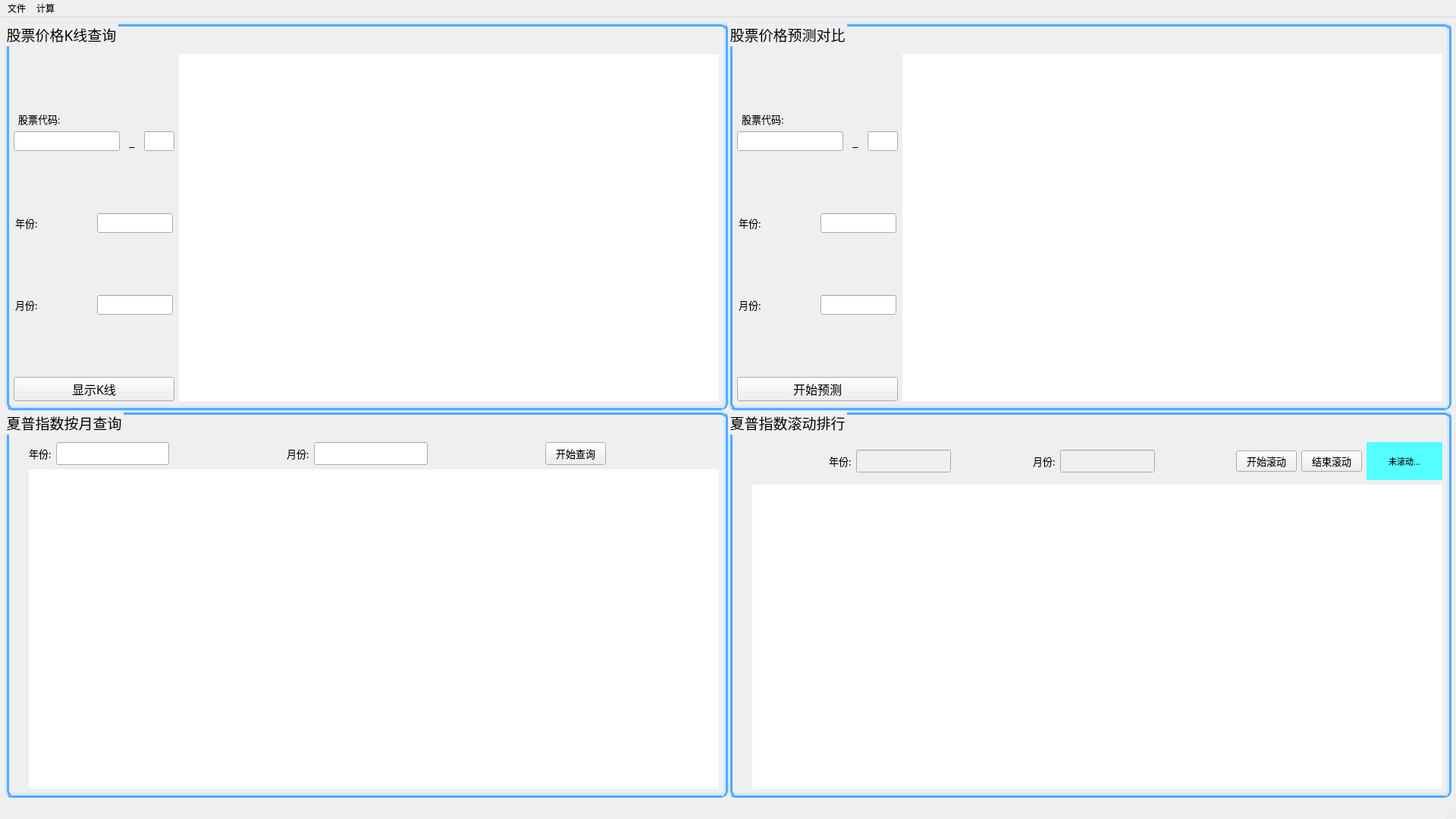
<?xml version="1.0" encoding="UTF-8"?>
<ui version="4.0">
 <class>MainWindow</class>
 <widget class="QMainWindow" name="MainWindow">
  <property name="geometry">
   <rect>
    <x>0</x>
    <y>0</y>
    <width>1920</width>
    <height>1080</height>
   </rect>
  </property>
  <property name="windowTitle">
   <string>探索股市1.0</string>
  </property>
  <property name="windowOpacity">
   <double>1.000000000000000</double>
  </property>
  <property name="autoFillBackground">
   <bool>true</bool>
  </property>
  <property name="styleSheet">
   <string notr="true">#K{border-style:ridge;border-color: rgb(85, 170, 255);border-width:6px;border-radius:10px}
#K_2{border-style:ridge;border-color: rgb(85, 170, 255);border-width:6px;border-radius:10px}
#S{border-style:ridge;border-color: rgb(85, 170, 255);border-width:6px;border-radius:10px}
#S_2{border-style:ridge;border-color: rgb(85, 170, 255);border-width:6px;border-radius:10px}
#S_yr_2{background-color: rgb(240, 240, 240);}
#S_mon_2{background-color: rgb(240, 240, 240);}
</string>
  </property>
  <property name="documentMode">
   <bool>false</bool>
  </property>
  <widget class="QWidget" name="centralwidget">
   <property name="styleSheet">
    <string notr="true"/>
   </property>
   <layout class="QGridLayout" name="gridLayout">
    <property name="leftMargin">
     <number>6</number>
    </property>
    <property name="topMargin">
     <number>6</number>
    </property>
    <property name="rightMargin">
     <number>6</number>
    </property>
    <property name="bottomMargin">
     <number>6</number>
    </property>
    <property name="spacing">
     <number>0</number>
    </property>
    <item row="0" column="1">
     <widget class="QGroupBox" name="K">
      <property name="font">
       <font>
        <family>微软雅黑</family>
        <pointsize>14</pointsize>
       </font>
      </property>
      <property name="title">
       <string>股票价格K线查询</string>
      </property>
      <property name="alignment">
       <set>Qt::AlignLeading|Qt::AlignLeft|Qt::AlignVCenter</set>
      </property>
      <layout class="QHBoxLayout" name="horizontalLayout">
       <item>
        <layout class="QVBoxLayout" name="K_v">
         <item>
          <spacer name="verticalSpacer_9">
           <property name="orientation">
            <enum>Qt::Vertical</enum>
           </property>
           <property name="sizeType">
            <enum>QSizePolicy::MinimumExpanding</enum>
           </property>
           <property name="sizeHint" stdset="0">
            <size>
             <width>20</width>
             <height>10</height>
            </size>
           </property>
          </spacer>
         </item>
         <item>
          <layout class="QHBoxLayout" name="K_h_1">
           <item>
            <widget class="QLabel" name="K_code_l">
             <property name="maximumSize">
              <size>
               <width>200</width>
               <height>16777215</height>
              </size>
             </property>
             <property name="font">
              <font>
               <family>微软雅黑</family>
               <pointsize>10</pointsize>
              </font>
             </property>
             <property name="text">
              <string>股票代码:</string>
             </property>
            </widget>
           </item>
          </layout>
         </item>
         <item>
          <layout class="QHBoxLayout" name="K_h_4">
           <item>
            <widget class="QLineEdit" name="K_code_num">
             <property name="minimumSize">
              <size>
               <width>0</width>
               <height>0</height>
              </size>
             </property>
             <property name="maximumSize">
              <size>
               <width>140</width>
               <height>16777215</height>
              </size>
             </property>
             <property name="font">
              <font>
               <family>微软雅黑</family>
               <pointsize>10</pointsize>
              </font>
             </property>
            </widget>
           </item>
           <item>
            <widget class="QLabel" name="K_slash">
             <property name="maximumSize">
              <size>
               <width>20</width>
               <height>16777215</height>
              </size>
             </property>
             <property name="font">
              <font>
               <family>微软雅黑</family>
               <pointsize>12</pointsize>
               <weight>50</weight>
               <bold>false</bold>
               <underline>false</underline>
              </font>
             </property>
             <property name="text">
              <string>_</string>
             </property>
             <property name="alignment">
              <set>Qt::AlignCenter</set>
             </property>
            </widget>
           </item>
           <item>
            <widget class="QLineEdit" name="K_code_char">
             <property name="maximumSize">
              <size>
               <width>40</width>
               <height>16777215</height>
              </size>
             </property>
             <property name="font">
              <font>
               <family>微软雅黑</family>
               <pointsize>10</pointsize>
              </font>
             </property>
            </widget>
           </item>
          </layout>
         </item>
         <item>
          <spacer name="verticalSpacer_10">
           <property name="orientation">
            <enum>Qt::Vertical</enum>
           </property>
           <property name="sizeType">
            <enum>QSizePolicy::MinimumExpanding</enum>
           </property>
           <property name="sizeHint" stdset="0">
            <size>
             <width>20</width>
             <height>10</height>
            </size>
           </property>
          </spacer>
         </item>
         <item>
          <layout class="QHBoxLayout" name="K_h_2">
           <item>
            <widget class="QLabel" name="K_yr_l">
             <property name="maximumSize">
              <size>
               <width>100</width>
               <height>16777215</height>
              </size>
             </property>
             <property name="font">
              <font>
               <family>微软雅黑</family>
               <pointsize>10</pointsize>
              </font>
             </property>
             <property name="text">
              <string>年份:</string>
             </property>
            </widget>
           </item>
           <item>
            <widget class="QLineEdit" name="K_yr">
             <property name="maximumSize">
              <size>
               <width>100</width>
               <height>16777215</height>
              </size>
             </property>
             <property name="font">
              <font>
               <family>微软雅黑</family>
               <pointsize>10</pointsize>
              </font>
             </property>
            </widget>
           </item>
          </layout>
         </item>
         <item>
          <spacer name="verticalSpacer_11">
           <property name="orientation">
            <enum>Qt::Vertical</enum>
           </property>
           <property name="sizeType">
            <enum>QSizePolicy::MinimumExpanding</enum>
           </property>
           <property name="sizeHint" stdset="0">
            <size>
             <width>20</width>
             <height>10</height>
            </size>
           </property>
          </spacer>
         </item>
         <item>
          <layout class="QHBoxLayout" name="K_h_3">
           <item>
            <widget class="QLabel" name="K_mon_l">
             <property name="maximumSize">
              <size>
               <width>100</width>
               <height>16777215</height>
              </size>
             </property>
             <property name="font">
              <font>
               <family>微软雅黑</family>
               <pointsize>10</pointsize>
              </font>
             </property>
             <property name="text">
              <string>月份:</string>
             </property>
            </widget>
           </item>
           <item>
            <widget class="QLineEdit" name="K_mon">
             <property name="maximumSize">
              <size>
               <width>100</width>
               <height>16777215</height>
              </size>
             </property>
             <property name="font">
              <font>
               <family>微软雅黑</family>
               <pointsize>10</pointsize>
              </font>
             </property>
            </widget>
           </item>
          </layout>
         </item>
         <item>
          <spacer name="verticalSpacer_12">
           <property name="orientation">
            <enum>Qt::Vertical</enum>
           </property>
           <property name="sizeType">
            <enum>QSizePolicy::MinimumExpanding</enum>
           </property>
           <property name="sizeHint" stdset="0">
            <size>
             <width>20</width>
             <height>10</height>
            </size>
           </property>
          </spacer>
         </item>
         <item>
          <widget class="QPushButton" name="K_button">
           <property name="minimumSize">
            <size>
             <width>200</width>
             <height>0</height>
            </size>
           </property>
           <property name="maximumSize">
            <size>
             <width>16777215</width>
             <height>16777215</height>
            </size>
           </property>
           <property name="font">
            <font>
             <family>微软雅黑</family>
             <pointsize>12</pointsize>
            </font>
           </property>
           <property name="text">
            <string>显示K线</string>
           </property>
          </widget>
         </item>
        </layout>
       </item>
       <item>
        <widget class="QChartView" name="K_widget" native="true">
         <property name="minimumSize">
          <size>
           <width>700</width>
           <height>0</height>
          </size>
         </property>
         <property name="font">
          <font>
           <family>微软雅黑</family>
           <pointsize>10</pointsize>
          </font>
         </property>
         <property name="styleSheet">
          <string notr="true">background-color: rgb(255, 255, 255);</string>
         </property>
        </widget>
       </item>
      </layout>
     </widget>
    </item>
    <item row="0" column="2">
     <widget class="QGroupBox" name="K_2">
      <property name="font">
       <font>
        <family>微软雅黑</family>
        <pointsize>14</pointsize>
       </font>
      </property>
      <property name="title">
       <string>股票价格预测对比</string>
      </property>
      <property name="alignment">
       <set>Qt::AlignLeading|Qt::AlignLeft|Qt::AlignVCenter</set>
      </property>
      <layout class="QHBoxLayout" name="horizontalLayout_2">
       <item>
        <layout class="QVBoxLayout" name="K_v_2">
         <item>
          <spacer name="verticalSpacer_13">
           <property name="orientation">
            <enum>Qt::Vertical</enum>
           </property>
           <property name="sizeType">
            <enum>QSizePolicy::MinimumExpanding</enum>
           </property>
           <property name="sizeHint" stdset="0">
            <size>
             <width>20</width>
             <height>10</height>
            </size>
           </property>
          </spacer>
         </item>
         <item>
          <layout class="QHBoxLayout" name="K_h_5">
           <item>
            <widget class="QLabel" name="K_code_l_2">
             <property name="maximumSize">
              <size>
               <width>200</width>
               <height>16777215</height>
              </size>
             </property>
             <property name="font">
              <font>
               <family>微软雅黑</family>
               <pointsize>10</pointsize>
              </font>
             </property>
             <property name="text">
              <string>股票代码:</string>
             </property>
            </widget>
           </item>
          </layout>
         </item>
         <item>
          <layout class="QHBoxLayout" name="K_h_6">
           <item>
            <widget class="QLineEdit" name="K_code_num_2">
             <property name="minimumSize">
              <size>
               <width>0</width>
               <height>0</height>
              </size>
             </property>
             <property name="maximumSize">
              <size>
               <width>140</width>
               <height>16777215</height>
              </size>
             </property>
             <property name="font">
              <font>
               <family>微软雅黑</family>
               <pointsize>10</pointsize>
              </font>
             </property>
            </widget>
           </item>
           <item>
            <widget class="QLabel" name="K_slash_2">
             <property name="maximumSize">
              <size>
               <width>20</width>
               <height>16777215</height>
              </size>
             </property>
             <property name="font">
              <font>
               <family>微软雅黑</family>
               <pointsize>12</pointsize>
               <weight>50</weight>
               <bold>false</bold>
               <underline>false</underline>
              </font>
             </property>
             <property name="text">
              <string>_</string>
             </property>
             <property name="alignment">
              <set>Qt::AlignCenter</set>
             </property>
            </widget>
           </item>
           <item>
            <widget class="QLineEdit" name="K_code_char_2">
             <property name="maximumSize">
              <size>
               <width>40</width>
               <height>16777215</height>
              </size>
             </property>
             <property name="font">
              <font>
               <family>微软雅黑</family>
               <pointsize>10</pointsize>
              </font>
             </property>
            </widget>
           </item>
          </layout>
         </item>
         <item>
          <spacer name="verticalSpacer_14">
           <property name="orientation">
            <enum>Qt::Vertical</enum>
           </property>
           <property name="sizeType">
            <enum>QSizePolicy::MinimumExpanding</enum>
           </property>
           <property name="sizeHint" stdset="0">
            <size>
             <width>20</width>
             <height>10</height>
            </size>
           </property>
          </spacer>
         </item>
         <item>
          <layout class="QHBoxLayout" name="K_h_7">
           <item>
            <widget class="QLabel" name="K_yr_l_2">
             <property name="maximumSize">
              <size>
               <width>100</width>
               <height>16777215</height>
              </size>
             </property>
             <property name="font">
              <font>
               <family>微软雅黑</family>
               <pointsize>10</pointsize>
              </font>
             </property>
             <property name="text">
              <string>年份:</string>
             </property>
            </widget>
           </item>
           <item>
            <widget class="QLineEdit" name="K_yr_2">
             <property name="maximumSize">
              <size>
               <width>100</width>
               <height>16777215</height>
              </size>
             </property>
             <property name="font">
              <font>
               <family>微软雅黑</family>
               <pointsize>10</pointsize>
              </font>
             </property>
            </widget>
           </item>
          </layout>
         </item>
         <item>
          <spacer name="verticalSpacer_15">
           <property name="orientation">
            <enum>Qt::Vertical</enum>
           </property>
           <property name="sizeType">
            <enum>QSizePolicy::MinimumExpanding</enum>
           </property>
           <property name="sizeHint" stdset="0">
            <size>
             <width>20</width>
             <height>10</height>
            </size>
           </property>
          </spacer>
         </item>
         <item>
          <layout class="QHBoxLayout" name="K_h_8">
           <item>
            <widget class="QLabel" name="K_mon_l_2">
             <property name="maximumSize">
              <size>
               <width>100</width>
               <height>16777215</height>
              </size>
             </property>
             <property name="font">
              <font>
               <family>微软雅黑</family>
               <pointsize>10</pointsize>
              </font>
             </property>
             <property name="text">
              <string>月份:</string>
             </property>
            </widget>
           </item>
           <item>
            <widget class="QLineEdit" name="K_mon_2">
             <property name="maximumSize">
              <size>
               <width>100</width>
               <height>16777215</height>
              </size>
             </property>
             <property name="font">
              <font>
               <family>微软雅黑</family>
               <pointsize>10</pointsize>
              </font>
             </property>
            </widget>
           </item>
          </layout>
         </item>
         <item>
          <spacer name="verticalSpacer_16">
           <property name="orientation">
            <enum>Qt::Vertical</enum>
           </property>
           <property name="sizeType">
            <enum>QSizePolicy::MinimumExpanding</enum>
           </property>
           <property name="sizeHint" stdset="0">
            <size>
             <width>20</width>
             <height>10</height>
            </size>
           </property>
          </spacer>
         </item>
         <item>
          <widget class="QPushButton" name="K_button_2">
           <property name="minimumSize">
            <size>
             <width>200</width>
             <height>0</height>
            </size>
           </property>
           <property name="maximumSize">
            <size>
             <width>16777215</width>
             <height>16777215</height>
            </size>
           </property>
           <property name="font">
            <font>
             <family>微软雅黑</family>
             <pointsize>12</pointsize>
            </font>
           </property>
           <property name="text">
            <string>开始预测</string>
           </property>
          </widget>
         </item>
        </layout>
       </item>
       <item>
        <widget class="QChartView" name="K_widget_2" native="true">
         <property name="minimumSize">
          <size>
           <width>700</width>
           <height>0</height>
          </size>
         </property>
         <property name="font">
          <font>
           <family>微软雅黑</family>
           <pointsize>10</pointsize>
          </font>
         </property>
         <property name="styleSheet">
          <string notr="true">background-color: rgb(255, 255, 255);</string>
         </property>
        </widget>
       </item>
      </layout>
     </widget>
    </item>
    <item row="1" column="2">
     <widget class="QGroupBox" name="S_2">
      <property name="font">
       <font>
        <family>微软雅黑</family>
        <pointsize>14</pointsize>
       </font>
      </property>
      <property name="title">
       <string>夏普指数滚动排行</string>
      </property>
      <layout class="QHBoxLayout" name="horizontalLayout_4">
       <item>
        <spacer name="verticalSpacer_2">
         <property name="orientation">
          <enum>Qt::Vertical</enum>
         </property>
         <property name="sizeHint" stdset="0">
          <size>
           <width>20</width>
           <height>40</height>
          </size>
         </property>
        </spacer>
       </item>
       <item>
        <layout class="QVBoxLayout" name="S_v_2">
         <item>
          <layout class="QHBoxLayout" name="S_h_2">
           <item>
            <spacer name="horizontalSpacer_6">
             <property name="orientation">
              <enum>Qt::Horizontal</enum>
             </property>
             <property name="sizeHint" stdset="0">
              <size>
               <width>40</width>
               <height>20</height>
              </size>
             </property>
            </spacer>
           </item>
           <item>
            <widget class="QLabel" name="S_yr_l_2">
             <property name="minimumSize">
              <size>
               <width>0</width>
               <height>30</height>
              </size>
             </property>
             <property name="maximumSize">
              <size>
               <width>16777215</width>
               <height>16777215</height>
              </size>
             </property>
             <property name="font">
              <font>
               <family>微软雅黑</family>
               <pointsize>10</pointsize>
              </font>
             </property>
             <property name="text">
              <string>年份:</string>
             </property>
            </widget>
           </item>
           <item>
            <widget class="QLineEdit" name="S_yr_2">
             <property name="enabled">
              <bool>true</bool>
             </property>
             <property name="minimumSize">
              <size>
               <width>0</width>
               <height>30</height>
              </size>
             </property>
             <property name="maximumSize">
              <size>
               <width>16777215</width>
               <height>16777215</height>
              </size>
             </property>
             <property name="font">
              <font>
               <family>微软雅黑</family>
               <pointsize>10</pointsize>
              </font>
             </property>
             <property name="readOnly">
              <bool>true</bool>
             </property>
            </widget>
           </item>
           <item>
            <spacer name="horizontalSpacer_4">
             <property name="orientation">
              <enum>Qt::Horizontal</enum>
             </property>
             <property name="sizeType">
              <enum>QSizePolicy::Expanding</enum>
             </property>
             <property name="sizeHint" stdset="0">
              <size>
               <width>40</width>
               <height>20</height>
              </size>
             </property>
            </spacer>
           </item>
           <item>
            <widget class="QLabel" name="S_mon_l_2">
             <property name="minimumSize">
              <size>
               <width>0</width>
               <height>30</height>
              </size>
             </property>
             <property name="maximumSize">
              <size>
               <width>16777215</width>
               <height>16777215</height>
              </size>
             </property>
             <property name="font">
              <font>
               <family>微软雅黑</family>
               <pointsize>10</pointsize>
              </font>
             </property>
             <property name="text">
              <string>月份:</string>
             </property>
            </widget>
           </item>
           <item>
            <widget class="QLineEdit" name="S_mon_2">
             <property name="minimumSize">
              <size>
               <width>0</width>
               <height>30</height>
              </size>
             </property>
             <property name="maximumSize">
              <size>
               <width>16777215</width>
               <height>16777215</height>
              </size>
             </property>
             <property name="font">
              <font>
               <family>微软雅黑</family>
               <pointsize>10</pointsize>
              </font>
             </property>
             <property name="readOnly">
              <bool>true</bool>
             </property>
            </widget>
           </item>
           <item>
            <spacer name="horizontalSpacer_5">
             <property name="orientation">
              <enum>Qt::Horizontal</enum>
             </property>
             <property name="sizeHint" stdset="0">
              <size>
               <width>40</width>
               <height>20</height>
              </size>
             </property>
            </spacer>
           </item>
           <item>
            <widget class="QPushButton" name="S_2_start">
             <property name="font">
              <font>
               <family>微软雅黑</family>
               <pointsize>10</pointsize>
              </font>
             </property>
             <property name="text">
              <string>开始滚动</string>
             </property>
            </widget>
           </item>
           <item>
            <widget class="QPushButton" name="S_2_end">
             <property name="font">
              <font>
               <family>微软雅黑</family>
               <pointsize>10</pointsize>
              </font>
             </property>
             <property name="text">
              <string>结束滚动</string>
             </property>
            </widget>
           </item>
           <item>
            <widget class="QLabel" name="S_2_status">
             <property name="minimumSize">
              <size>
               <width>100</width>
               <height>0</height>
              </size>
             </property>
             <property name="maximumSize">
              <size>
               <width>16777215</width>
               <height>50</height>
              </size>
             </property>
             <property name="font">
              <font>
               <family>微软雅黑</family>
               <pointsize>8</pointsize>
              </font>
             </property>
             <property name="styleSheet">
              <string notr="true">background-color: rgb(85, 255, 255);</string>
             </property>
             <property name="text">
              <string>未滚动...</string>
             </property>
             <property name="alignment">
              <set>Qt::AlignCenter</set>
             </property>
            </widget>
           </item>
          </layout>
         </item>
         <item>
          <widget class="QChartView" name="S_widget_2" native="true">
           <property name="minimumSize">
            <size>
             <width>0</width>
             <height>400</height>
            </size>
           </property>
           <property name="styleSheet">
            <string notr="true">background-color: rgb(255, 255, 255);</string>
           </property>
          </widget>
         </item>
        </layout>
       </item>
      </layout>
     </widget>
    </item>
    <item row="1" column="1">
     <widget class="QGroupBox" name="S">
      <property name="font">
       <font>
        <family>微软雅黑</family>
        <pointsize>14</pointsize>
       </font>
      </property>
      <property name="title">
       <string>夏普指数按月查询</string>
      </property>
      <layout class="QHBoxLayout" name="horizontalLayout_3">
       <item>
        <spacer name="verticalSpacer">
         <property name="orientation">
          <enum>Qt::Vertical</enum>
         </property>
         <property name="sizeHint" stdset="0">
          <size>
           <width>20</width>
           <height>40</height>
          </size>
         </property>
        </spacer>
       </item>
       <item>
        <layout class="QVBoxLayout" name="S_v">
         <item>
          <layout class="QHBoxLayout" name="S_h">
           <item>
            <widget class="QLabel" name="S_yr_l">
             <property name="minimumSize">
              <size>
               <width>0</width>
               <height>30</height>
              </size>
             </property>
             <property name="maximumSize">
              <size>
               <width>16777215</width>
               <height>16777215</height>
              </size>
             </property>
             <property name="font">
              <font>
               <family>微软雅黑</family>
               <pointsize>10</pointsize>
              </font>
             </property>
             <property name="text">
              <string>年份:</string>
             </property>
            </widget>
           </item>
           <item>
            <widget class="QLineEdit" name="S_yr">
             <property name="minimumSize">
              <size>
               <width>0</width>
               <height>30</height>
              </size>
             </property>
             <property name="maximumSize">
              <size>
               <width>16777215</width>
               <height>16777215</height>
              </size>
             </property>
             <property name="font">
              <font>
               <family>微软雅黑</family>
               <pointsize>10</pointsize>
              </font>
             </property>
            </widget>
           </item>
           <item>
            <spacer name="horizontalSpacer">
             <property name="orientation">
              <enum>Qt::Horizontal</enum>
             </property>
             <property name="sizeType">
              <enum>QSizePolicy::Expanding</enum>
             </property>
             <property name="sizeHint" stdset="0">
              <size>
               <width>40</width>
               <height>20</height>
              </size>
             </property>
            </spacer>
           </item>
           <item>
            <widget class="QLabel" name="S_mon_l">
             <property name="minimumSize">
              <size>
               <width>0</width>
               <height>30</height>
              </size>
             </property>
             <property name="maximumSize">
              <size>
               <width>16777215</width>
               <height>16777215</height>
              </size>
             </property>
             <property name="font">
              <font>
               <family>微软雅黑</family>
               <pointsize>10</pointsize>
              </font>
             </property>
             <property name="text">
              <string>月份:</string>
             </property>
            </widget>
           </item>
           <item>
            <widget class="QLineEdit" name="S_mon">
             <property name="minimumSize">
              <size>
               <width>0</width>
               <height>30</height>
              </size>
             </property>
             <property name="maximumSize">
              <size>
               <width>16777215</width>
               <height>16777215</height>
              </size>
             </property>
             <property name="font">
              <font>
               <family>微软雅黑</family>
               <pointsize>10</pointsize>
              </font>
             </property>
            </widget>
           </item>
           <item>
            <spacer name="horizontalSpacer_2">
             <property name="orientation">
              <enum>Qt::Horizontal</enum>
             </property>
             <property name="sizeHint" stdset="0">
              <size>
               <width>40</width>
               <height>20</height>
              </size>
             </property>
            </spacer>
           </item>
           <item>
            <widget class="QPushButton" name="S_button">
             <property name="minimumSize">
              <size>
               <width>0</width>
               <height>30</height>
              </size>
             </property>
             <property name="maximumSize">
              <size>
               <width>16777215</width>
               <height>16777215</height>
              </size>
             </property>
             <property name="font">
              <font>
               <family>微软雅黑</family>
               <pointsize>10</pointsize>
              </font>
             </property>
             <property name="text">
              <string>开始查询</string>
             </property>
            </widget>
           </item>
           <item>
            <spacer name="horizontalSpacer_3">
             <property name="orientation">
              <enum>Qt::Horizontal</enum>
             </property>
             <property name="sizeHint" stdset="0">
              <size>
               <width>40</width>
               <height>20</height>
              </size>
             </property>
            </spacer>
           </item>
          </layout>
         </item>
         <item>
          <widget class="QChartView" name="S_widget" native="true">
           <property name="minimumSize">
            <size>
             <width>0</width>
             <height>400</height>
            </size>
           </property>
           <property name="styleSheet">
            <string notr="true">background-color: rgb(255, 255, 255);</string>
           </property>
          </widget>
         </item>
        </layout>
       </item>
      </layout>
     </widget>
    </item>
   </layout>
  </widget>
  <widget class="QMenuBar" name="menubar">
   <property name="geometry">
    <rect>
     <x>0</x>
     <y>0</y>
     <width>1920</width>
     <height>21</height>
    </rect>
   </property>
   <property name="cursor">
    <cursorShape>ArrowCursor</cursorShape>
   </property>
   <widget class="QMenu" name="menu">
    <property name="cursor">
     <cursorShape>PointingHandCursor</cursorShape>
    </property>
    <property name="focusPolicy">
     <enum>Qt::NoFocus</enum>
    </property>
    <property name="title">
     <string>文件</string>
    </property>
    <addaction name="action"/>
   </widget>
   <widget class="QMenu" name="menu_2">
    <property name="cursor">
     <cursorShape>PointingHandCursor</cursorShape>
    </property>
    <property name="focusPolicy">
     <enum>Qt::NoFocus</enum>
    </property>
    <property name="title">
     <string>计算</string>
    </property>
    <addaction name="actionK_meansjullei"/>
   </widget>
   <addaction name="menu"/>
   <addaction name="menu_2"/>
  </widget>
  <widget class="QStatusBar" name="statusbar"/>
  <action name="action">
   <property name="text">
    <string>重新初始化</string>
   </property>
  </action>
  <action name="actionK_meansjullei">
   <property name="text">
    <string>K-means聚类</string>
   </property>
   <property name="toolTip">
    <string>K-meansjulei</string>
   </property>
  </action>
 </widget>
 <customwidgets>
  <customwidget>
   <class>QChartView</class>
   <extends>QWidget</extends>
   <header>qchartview.h</header>
   <container>1</container>
  </customwidget>
 </customwidgets>
 <resources/>
 <connections/>
</ui>
